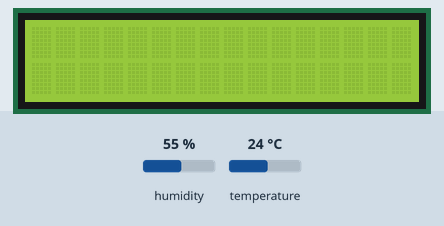
The sketch below on a simulated Arduino Uno, built with avr-gcc and run on an emulated ATmega328P. Shown: 16×2 character LCD. The inputs (shaded band) are chosen by the test bench; at power-on: humidity 55 %, temperature 24 °C. What the sketch prints to the serial monitor is not drawn.

Above: at 1.3 s.
1.4 s: humidity set to 22 %
At 4.6 s:
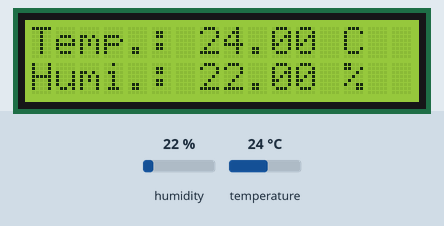
5.7 s: temperature set to 12 °C
At 9.3 s:
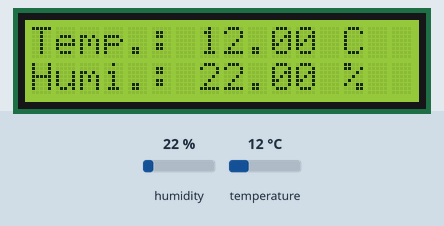
9.8 s: humidity set to 40 %
At 12.8 s:
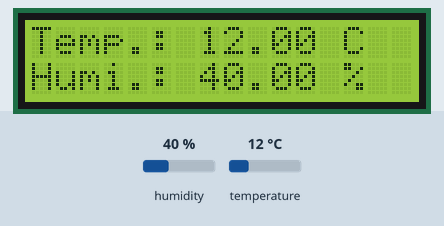
13.9 s: temperature set to 19 °C
At 17.5 s:
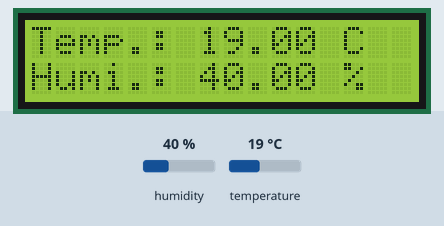
Timing chart, 0 to 19.0 s (numbered marks = the images above; inputs shaded):
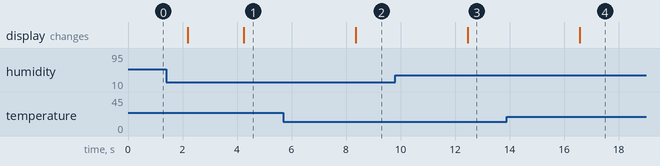

The sketch:

dh22.ino
```cpp
/* How to use the DHT-22 sensor with Arduino uno
   Temperature and humidity sensor
   More info: http://www.ardumotive.com/how-to-use-dht-22-sensor-en.html
   Dev: Michalis Vasilakis // Date: 1/7/2015 // www.ardumotive.com */

//Libraries
#include <DHT.h>;


#include <LiquidCrystal_I2C.h>


LiquidCrystal_I2C lcd(0x27,16,2);

//Constants
#define DHTPIN 2    // what pin we're connected to
#define DHTTYPE DHT11   // DHT 22  (AM2302)
DHT dht(DHTPIN, DHTTYPE); //// Initialize DHT sensor for normal 16mhz Arduino


//Variables
int chk;
float hum;  //Stores humidity value
float temp; //Stores temperature value

void setup()
{
    Serial.begin(9600);
  dht.begin();

  lcd.backlight();
  lcd.init();

  lcd.begin(16,2);

}
void loop()
{
    //Read data and store it to variables hum and temp
    hum = dht.readHumidity();
    temp= dht.readTemperature();
    //Print temp and humidity values to serial monitor
    Serial.print("Humidity: ");
    Serial.print(hum);
    Serial.print(" %, Temp: ");
    Serial.print(temp);
    Serial.println(" Celsius");
    delay(2000); //Delay 2 sec.


lcd.clear();

    lcd.setCursor(0,0); // Sets the location at which subsequent text written to the LCD will be displayed
  lcd.print("Temp.: "); // Prints string "Temp." on the LCD
  lcd.print(temp); // Prints the temperature value from the sensor
  lcd.print(" C");
  lcd.setCursor(0,1);
  lcd.print("Humi.: ");
  lcd.print(hum);
  lcd.print(" %");
}
```

Measured:
- after the input at 1.4 s, the display: first differs from a run without the input after 2.8 s (image 1)
- after the input at 5.7 s, the display: changes after 2.6 s (image 2)
- after the input at 9.8 s, the display: changes after 2.7 s (image 3)
- after the input at 13.9 s, the display: changes after 2.7 s (image 4)
